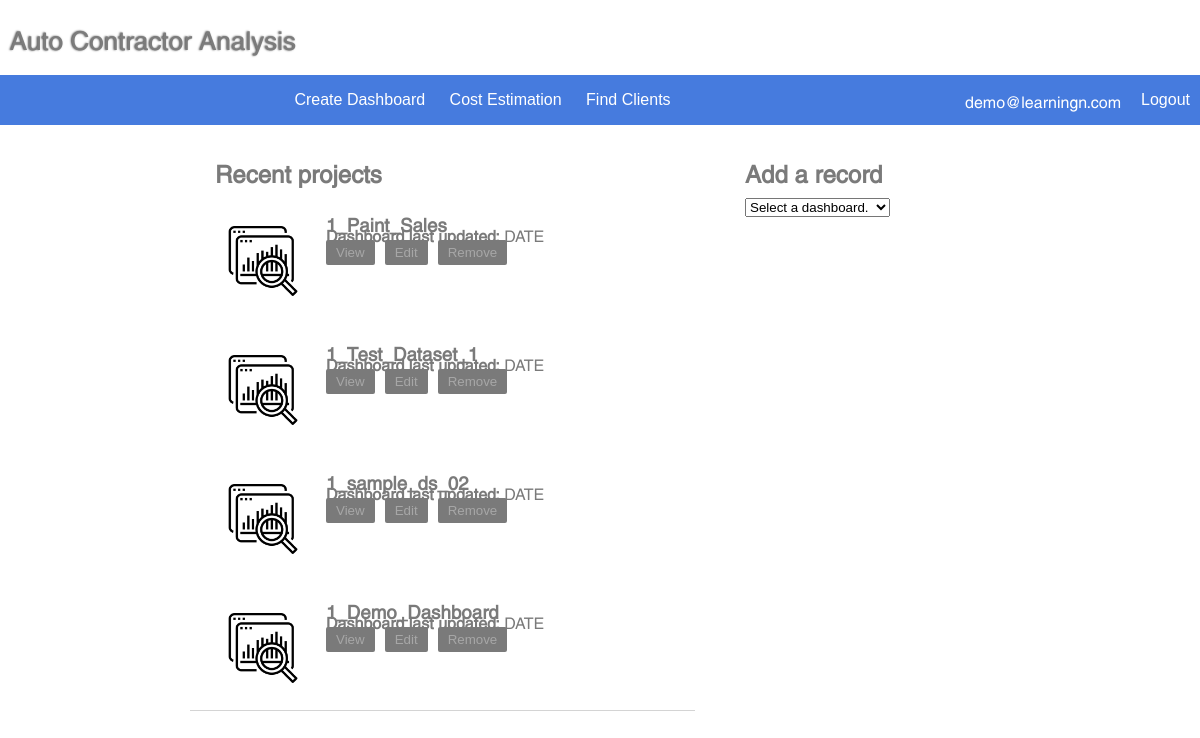
The page /home (signed in) on the database as committed earlier.
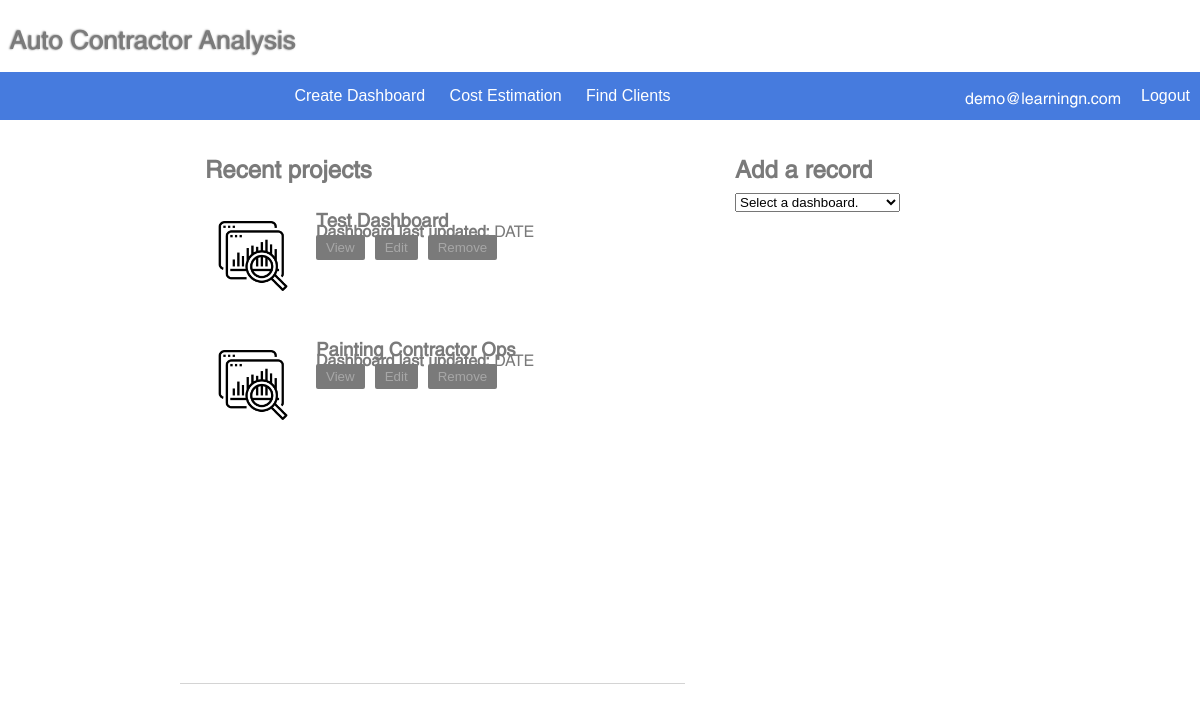
The same page on the database as committed later.
### app.py (models this page shows, shortened)
class UserTables(db.Model):
    user_id = db.Column(db.Integer, db.ForeignKey(UserLogin.user_id))
    table_id = db.Column(db.Integer, primary_key=True, autoincrement=True)
    table_name = db.Column(db.String(100))
    data = db.Column(db.JSON)
    col_mapping = db.Column(db.JSON)

### app.py (the view, shortened to what this page needs)
@app.route('/home', methods=["GET", "POST"])
def home():
    user_info = session.get("account")
    user_datasets = UserTables.query.filter_by(user_id=user_info["user_id"]).all()
    if len(user_datasets) > 0:
        user_tables = [table.table_name for table in user_datasets]
        return render_template('home.html', user=user_info, projects=user_tables)
    return render_template('home.html', user=user_info, projects=None)

### templates/home.html (shortened to what this page needs)
{% extends 'base.html' %}
{% block head %}
    <link rel="stylesheet" href="{{ url_for("static", filename="css/home.css") }}">
{% endblock %}
{% block navbar %}
    <div class="center-navbar">
        <a href="/data-import"><button class="navbar-buttons">Create Dashboard</button></a>
        <a href="#"><button class="navbar-buttons">Cost Estimation</button></a>
        <a href="#"><button class="navbar-buttons">Find Clients</button></a>
    </div>
    <div class="right-navbar">
        <span>{{ user["email"] }}</span>
        <a href="/"><button class="navbar-buttons logout-btn">Logout</button></a>
    </div>
{% endblock %}
{% block content %}
    <div class="projects-container">
        <h2>Recent projects</h2>
        <form class="project-thumbnail-form" method="post">
            {% if projects %}
                {% for project in projects %}
                    <div class="thumbnail-container">
                        <button class="thumbnail-btn" type="submit" name="project_button" value="{{ project }}">
                            <img src="{{ url_for("static", filename="site_images/project_thumbnail.png") }}" alt="submit" width="70px"/>
                        </button>
                        <div class="project-details-container">
                            <h3 class="thumbnail-label">{{ project }}</h3>
                            <h4 class="detail-rows">Dashboard last updated: <span class="project-load-date">DATE</span></h4>
                            <div class="main-action-btns">
                                <button class="project-options view-btn" type="submit" name="project_button" value="{{ project }}">View</button>
                                <button class="project-options edit-btn" name="project_button" value="edit_{{ project }}">Edit</button>
                                <button class="project-options remove-btn" name="project_button" value="delete_{{ project }}">Remove</button>
                            </div>
                        </div>
                    </div>
                {% endfor %}
            {% endif %}
        </form>
    </div>
    <div class="quick-data-add-container">
        <h2>Add a record</h2>
        <form action="">
            <select name="" id="">
                <option value="none">Select a dashboard.</option>
            </select>
        </form>
    </div>
{% endblock %}

### templates/base.html (shortened to what this page needs)
<!DOCTYPE html>
<html lang="en">
<head>
    <link rel="stylesheet" href="{{ url_for("static", filename="css/base.css") }}">
    {% block head %}
    {% endblock %}
</head>
<body>
<div class="header">
    <div class="logo-container">
        <span class="logo-text">Auto Contractor Analysis</span>
    </div>
    <nav class="navbar">
        {% block navbar %}
        {% endblock %}
    </nav>
</div>
<div class="content">
    {% block content %}
    {% endblock %}
</div>
</body>
</html>

### static/css/base.css (style rules this page uses)
html, body { height: 100vh; width: 100vw; margin: 0; font-family: Swansea, sans-serif; }
.header { display: flex; flex-direction: column; width: 100vw; height: 15vh; }
.logo-container { height: 9vh; padding-left: 10px; display: flex; align-items: center; }
.logo-text { font-size: 26px; color: #7c7c7c; text-shadow: #4B4B4B -1px 0 2px; }
.navbar { display: flex; width: 100vw; height: 6vh; background-color: #467BDE; align-items: center; justify-content: end; color: white; }
.navbar-buttons { height: 6vh; font-size: 16px; background-color: transparent; color: white; border: none; cursor:pointer; padding-left: 10px; padding-right: 10px; }
.logout-btn { margin-left: 10px; }
.content { display: flex; width: 100vw; height: 85vh; color: #7a7a7a; }

### static/css/home.css (style rules this page uses)
.navbar { display: flex; width: 100vw; height: 6vh; justify-content: space-between; }
.right-navbar { display: flex; justify-content: end; align-items: center; }
.content { justify-content: center; height: max-content; margin-top: 20px; width: 90vw; }
.projects-container { height: max-content; display: flex; flex-direction: column; padding-left: 25px; border-bottom: rgba(179,179,179,0.57) solid 1px; padding-bottom: 10px; }
.quick-data-add-container { height: max-content; display: flex; flex-direction: column; padding-left: 50px; }
.project-thumbnail-form { display: flex; flex-direction: column; width: 40vw; height: 60vh; overflow-y: scroll; }
.thumbnail-container { display: flex; padding-top: 20px; padding-bottom: 20px; }
.project-details-container { display: flex; flex-direction: column; margin-left: 15px; }
.detail-rows { margin: 0; padding: 0; }
.project-load-date { font-weight: lighter; }
.thumbnail-label { padding: 0; margin: 0 0 2px 0; }
.thumbnail-btn { background-color: white; border-radius: 50px; border: solid 2px transparent; }
.thumbnail-btn img { padding: 5px; }
.main-action-btns { display: flex; width: 100%; margin-top: 2px; }
.project-options { margin-right: 10px; border: none; padding: 5px 10px 5px 10px; border-radius: 2px; background-color: #7a7a7a; color: #a7a7a7; }

Rows that differ between the two databases and show on the page:
removed UserTables: table_name "1_Paint_Sales"
removed UserTables: table_name "1_Test_Dataset_1"
removed UserTables: table_name "1_sample_ds_02"
changed UserTables: table_name "1_Demo_Dashboard" → "Test Dashboard"
added UserTables: table_name "Painting Contractor Ops"
